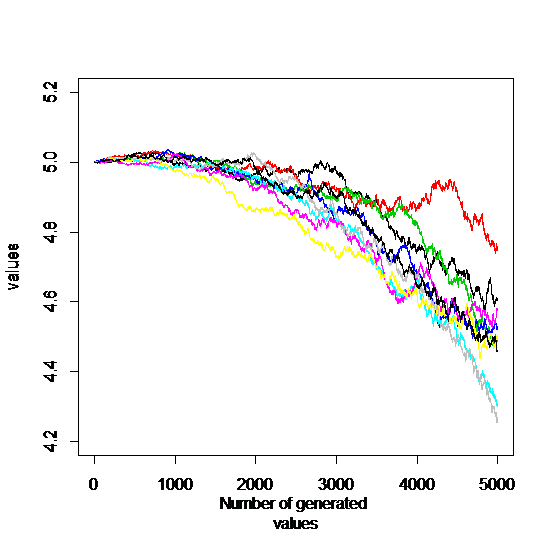

Reproduce this figure in R.
w<-vector()
w1<-vector()
main<-function()
{
	i=1
	exp_w2=0
	exp_w5=0
	for(j in 0:9)
	{
		w[1+5000*j]=5
		k=1
		n=0.001
		while(i!=5000+5000*j)
		{
			w[i+1]=w[i]+(.0325-.05*n)*.001 + (.012+.0138*n+.00125*n*n)*sqrt(.001)*rnorm(1)
			i=i+1
			n=n+.001
		}
		m=i-4999
		while(m!=5000+5000*j)
		{
			w1[k]=w[m]
			k=k+1;
			m=m+1;
		}
		i=i+1
		plot(w1,type="l",col=j,ylim=c(4.2,5.2),xlab="Number of generated 
		values",ylab="values")
		par(new=TRUE)
	}
	for(j in 0:9)
	{
		exp_w2=exp_w2+w[2000+5000*j]
		exp_w5=exp_w5+w[5000+5000*j]
	}
	cat("The expected value of w[2] is ",exp_w2/10,"\n")
	cat("The expected value of w[5] is ",exp_w5/10,"\n")
	par(new=FALSE)
}
main()
